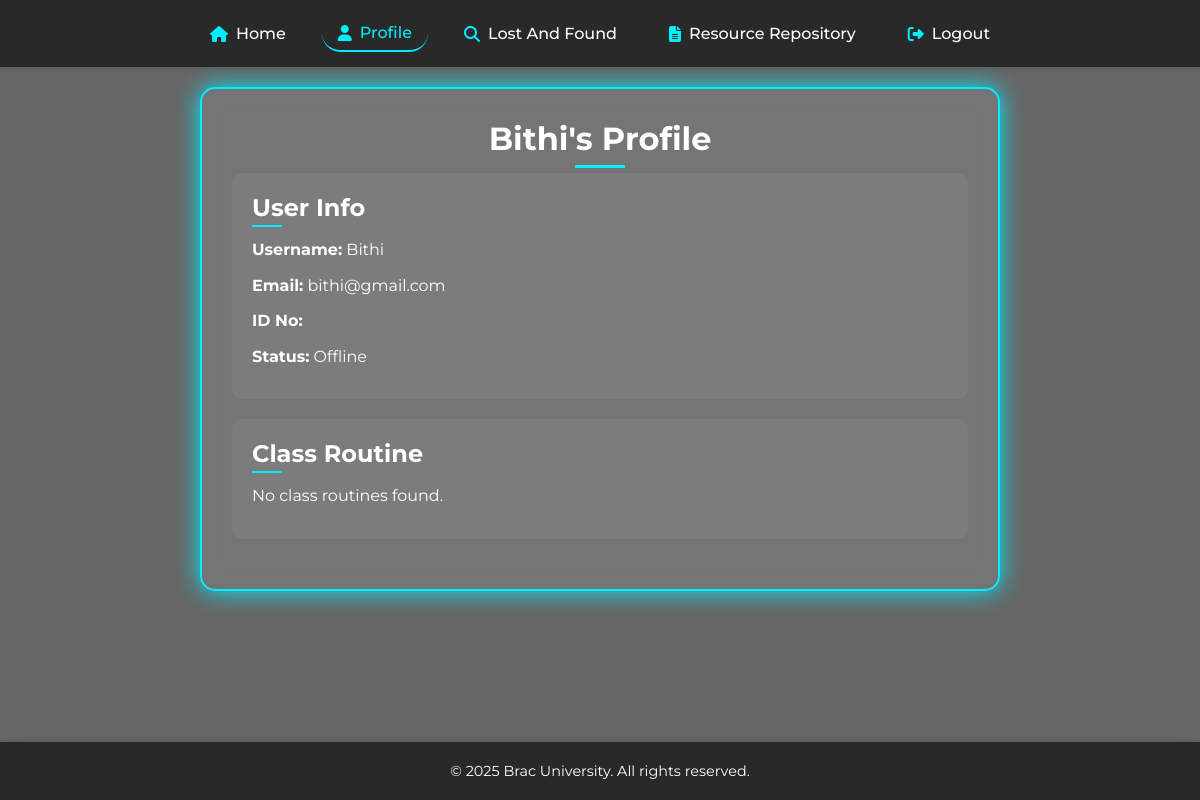
The app's page /Profile_dashboard/others_profile.php?user_id=23 (signed in), older data.
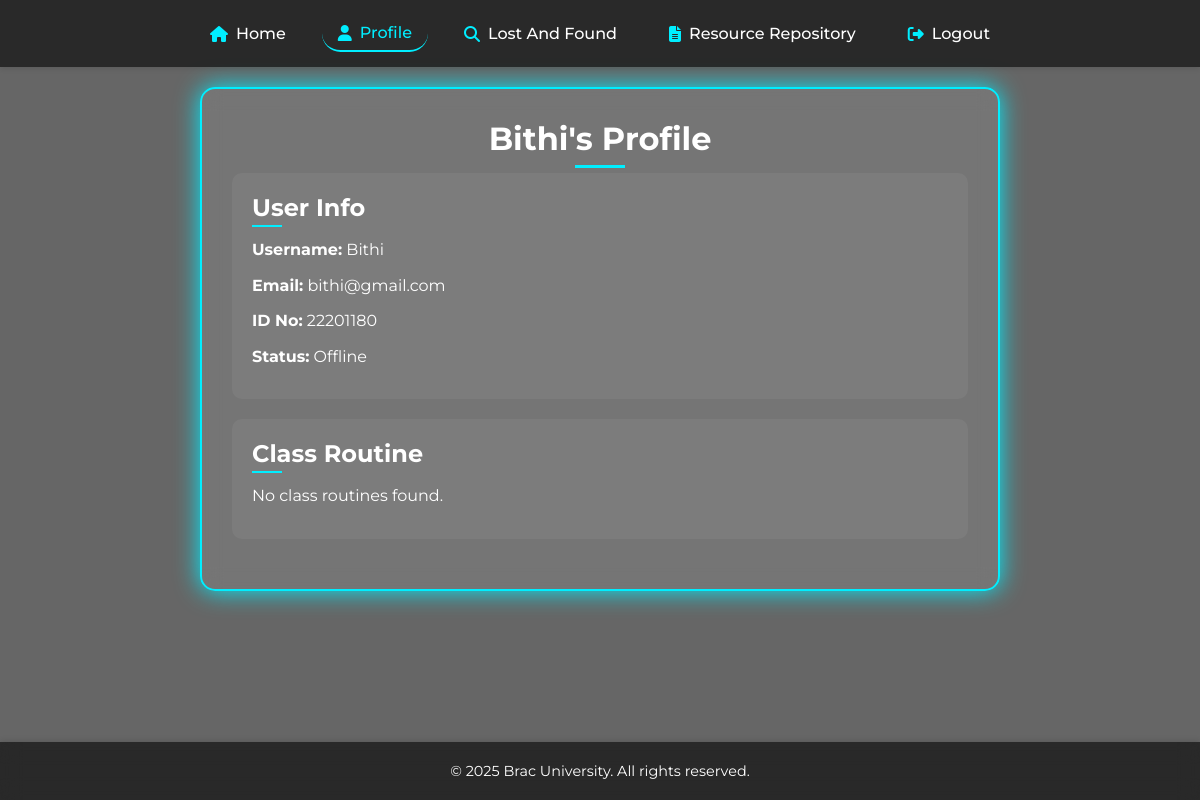
The same page, newer data.
### tables this page shows
CREATE TABLE `user` (
  `user_id` int(11) NOT NULL AUTO_INCREMENT,
  `username` varchar(50) NOT NULL,
  `email` varchar(100) NOT NULL,
  `password` varchar(255) NOT NULL,
  `status` varchar(50) NOT NULL DEFAULT 'Offline',
  `id_no` int(11) DEFAULT NULL,
  PRIMARY KEY (`user_id`),
  UNIQUE KEY `email` (`email`),
  UNIQUE KEY `id_no` (`id_no`)
);

### Profile_dashboard/others_profile.php (the view, shortened to what this page needs)
<?php
require_once '../connect.php';
$user_id = $_GET['user_id'];
$user_sql = "SELECT * FROM user WHERE user_id = $user_id";
$user_result = mysqli_query($conn, $user_sql);
$user = mysqli_fetch_assoc($user_result);
$routine_sql = "
SELECT s.course_code, s.section, cs.day, cs.start_time, cs.end_time, cs.room
FROM enrollments e
JOIN sections s ON e.section_id = s.section_id
JOIN class_schedule cs ON s.section_id = cs.section_id
WHERE e.user_id = $user_id
ORDER BY s.course_code
";
$routine_result = mysqli_query($conn, $routine_sql);
?>
<!DOCTYPE html>
<html lang="en">
<head>
    <link rel="stylesheet" href="profile.css">
</head>
<body>
    <div class="bg-overlay"></div>
    <main>
        <nav>
            <a href="../index.php">Home</a>
            <a href="profile.php" class="active">Profile</a>
            <a href="../lost_and_found/lost_and_foundpage.php">Lost And Found</a>
            <a href="../Resource_Repository/resourcepage.php">Resource Repository</a>
            <a href="../logout.php">Logout</a>
        </nav>
        <div class="container">
            <h1><?= ($user['username']); ?>'s  Profile</h1>
            <div class="section card">
                <h2>User Info</h2>
                <p><strong>Username:</strong> <?= ($user['username']); ?></p>
                <p><strong>Email:</strong> <?= ($user['email']); ?></p>
                <p><strong>ID No:</strong> <?= ($user['id_no']); ?></p>
                <p><strong>Status:</strong> <?= ($user['status']); ?></p>
            </div>
            <div class="section card">
                <h2>Class Routine</h2>
                <?php if (mysqli_num_rows($routine_result) > 0): ?>
                    <table class="routine-table">
                        <thead>
                            <tr>
                                <th>Course Code</th>
                                <th>Section</th>
                                <th>Day</th>
                                <th>Start</th>
                                <th>End</th>
                                <th>Room</th>
                            </tr>
                        </thead>
                        <tbody>
                            <?php while ($row = mysqli_fetch_assoc($routine_result)): ?>
                                <tr>
                                    <td><?= ($row['course_code']); ?></td>
                                    <td><?= ($row['section']); ?></td>
                                    <td><?= ($row['day']); ?></td>
                                    <td><?= ($row['start_time']); ?></td>
                                    <td><?= ($row['end_time']); ?></td>
                                    <td><?= ($row['room']); ?></td>
                                </tr>
                            <?php endwhile; ?>
                        </tbody>
                    </table>
                <?php else: ?>
                    <p>No class routines found.</p>
                <?php endif; ?>
            </div>
        </div>
    </main>
    <footer class="site-footer">
        © 2025 Brac University. All rights reserved.
    </footer>
</body>
</html>

Row changes from the older to the newer data that the page shows:
changed user "Bithi": id_no (not shown) → "22201180"
